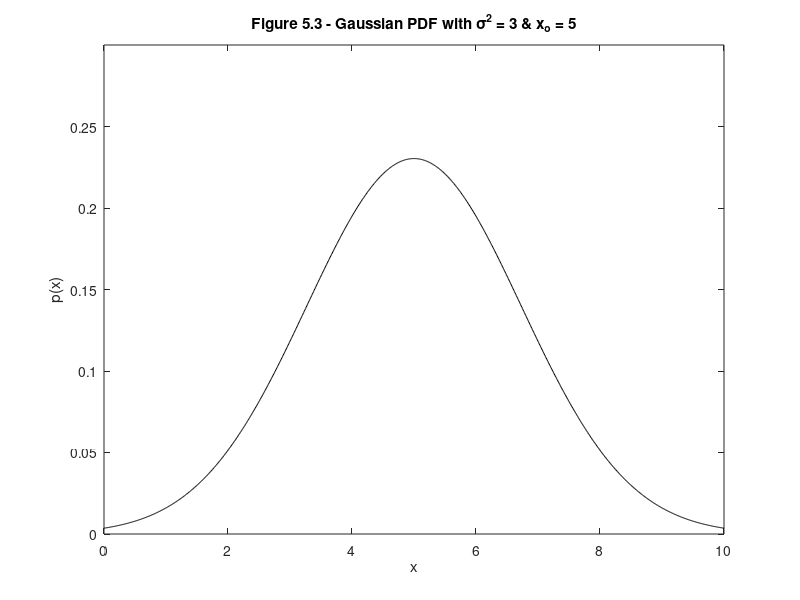

The MATLAB script that drew this image:
%%%%%%%%%%%%%%%%%%%%%%%%%%%%%%%%%%%%%%%%%%%%%%%%%%%%%%%%%%%%%
%%                                                         %%
%% ******************************************************  %%
%% * Smart Antennas for Wireless Applications w/ Matlab *  %%
%% ******************************************************  %%
%%                                                         %%
%% Chapter 5: Fig 5.3                                      %%
%%                                                         %%
%% Author: Frank Gross                                     %%
%% McGraw-Hill, 2005                                       %%
%% Date:  10/23/2004                                       %%
%%                                                         %%
%% This code creates Fig 5.3, an example of a Gaussian pdf %%
%%     with variance 3 and mean 5.                         %%
%%%%%%%%%%%%%%%%%%%%%%%%%%%%%%%%%%%%%%%%%%%%%%%%%%%%%%%%%%%%%      

%%------------------- Define Variables:--------------------%%
% x - x axis variable                                       %
% sig2 - variance of Gaussian pdf                           %
% xo - mean of Gaussian pdf                                 %
% p - Gaussian pdf                                          %
%%---------------------------------------------------------%%

%%----- Given Values -----%%

x = 0:.01:10; sig2 = 3; xo = 5;

%%----- Create Gaussian PDF -----%%

p=exp(-(x-xo).^2/(2*sig2))/sqrt(2*pi*sig2);

%%----- Plot Results -----%%

figure(1), plot(x,p,'k')
xlabel('x'), ylabel('p(x)')
title('\bfFigure 5.3 - Gaussian PDF with \sigma^2 = 3 & x_o = 5')
axis([0 10 0 .3])
%set(gca,'xtick',[-10 20]), set(gca,'ytick',[-10 20])   % use this line to remove axes
